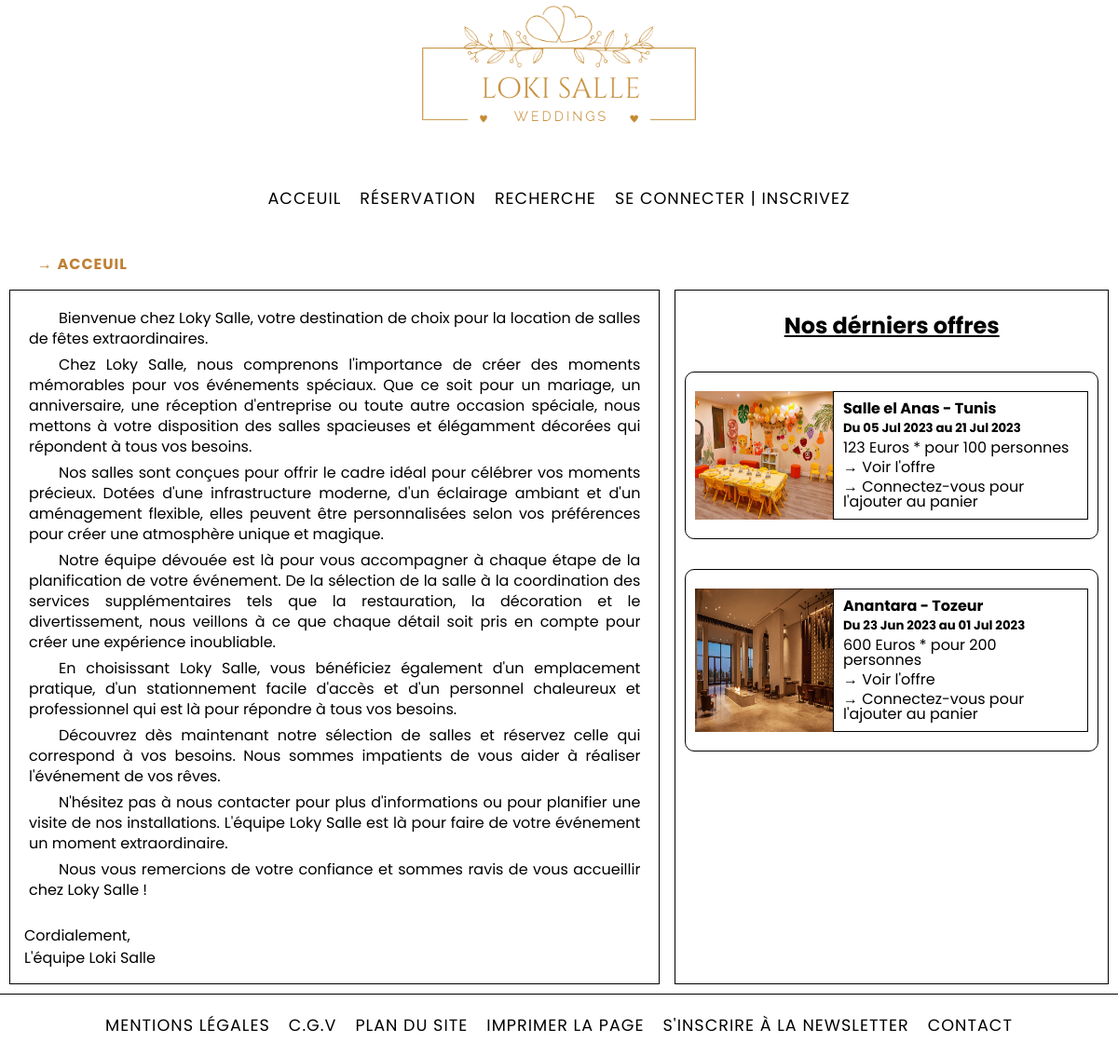
The page / on the database its author committed.
### tables this page shows
CREATE TABLE `produit` (
  `id_produit` int(5) NOT NULL,
  `date_arrive` date DEFAULT NULL,
  `date_depart` date DEFAULT NULL,
  `id_salle` int(5) DEFAULT NULL,
  `id_promo` int(2) DEFAULT NULL,
  `prix` int(5) DEFAULT NULL,
  `etat` int(1) DEFAULT NULL,
  `date_added` timestamp NOT NULL DEFAULT current_timestamp() ON UPDATE current_timestamp()
);

CREATE TABLE `salle` (
  `id_salle` int(5) NOT NULL,
  `titre` varchar(200) DEFAULT NULL,
  `description` text DEFAULT NULL,
  `adresse` text DEFAULT NULL,
  `pays` varchar(20) DEFAULT NULL,
  `ville` varchar(20) DEFAULT NULL,
  `photo` varchar(200) DEFAULT NULL,
  `capacite` int(3) DEFAULT NULL,
  `categorie` enum('fete','reunion','anniversaire') DEFAULT NULL,
  `date_added` timestamp NOT NULL DEFAULT current_timestamp() ON UPDATE current_timestamp()
);

### index.php (the view, shortened to what this page needs)
<?php
$breadcrumb = [['name' => '→ Acceuil', 'path' => '/index.php']];
require_once('./config/config.php');
?>
<?php
    include_once('pages/templates/header.php');
    $baseUrl = $_SESSION['baseUrl'];
?>
    <main class="content-container">
        <div class="content-area">
            <p class="content">
            <span>Bienvenue chez Loky Salle, votre destination de choix pour la location de salles de fêtes extraordinaires.</span>
            <span>Chez Loky Salle, nous comprenons l'importance de créer des moments mémorables pour vos événements spéciaux. Que ce soit pour un mariage, un anniversaire, une réception d'entreprise ou toute autre occasion spéciale, nous mettons à votre disposition des salles spacieuses et élégamment décorées qui répondent à tous vos besoins.</span>
            <span>Nos salles sont conçues pour offrir le cadre idéal pour célébrer vos moments précieux. Dotées d'une infrastructure moderne, d'un éclairage ambiant et d'un aménagement flexible, elles peuvent être personnalisées selon vos préférences pour créer une atmosphère unique et magique.</span>
            <span>Notre équipe dévouée est là pour vous accompagner à chaque étape de la planification de votre événement. De la sélection de la salle à la coordination des services supplémentaires tels que la restauration, la décoration et le divertissement, nous veillons à ce que chaque détail soit pris en compte pour créer une expérience inoubliable.</span>
            <span>En choisissant Loky Salle, vous bénéficiez également d'un emplacement pratique, d'un stationnement facile d'accès et d'un personnel chaleureux et professionnel qui est là pour répondre à tous vos besoins.</span>
            <span>Découvrez dès maintenant notre sélection de salles et réservez celle qui correspond à vos besoins. Nous sommes impatients de vous aider à réaliser l'événement de vos rêves.</span>
            <span>N'hésitez pas à nous contacter pour plus d'informations ou pour planifier une visite de nos installations. L'équipe Loky Salle est là pour faire de votre événement un moment extraordinaire.</span>
            <span>Nous vous remercions de votre confiance et sommes ravis de vous accueillir chez Loky Salle !</span>
            <br>
            Cordialement,<br>
            L'équipe Loki Salle
            </p>
        </div>
        <div class="of-sidebar">
            <h2 class="of-title">Nos dérniers offres</h2>
                <?php
                    $query = 'SELECT p.*, s.photo, s.titre, s.ville, s.capacite FROM produit p INNER JOIN salle s ON p.id_salle = s.id_salle WHERE p.etat = 0 ORDER BY date_added DESC';
                    $result = mysqli_query($link, $query);
                    if (mysqli_num_rows($result) > 0) {
                        for ($i = 0; $i < mysqli_num_rows($result); $i++) {
                            $row = mysqli_fetch_assoc($result);
                            echo '<div class="offreBox">';
                            echo '<img src="images/uploads/'.$row['photo'].'" class="offreBox-img" alt="">';
                            echo '<div class="offreBox-info">';
                            echo '<h4 class="of-titre">'.$row['titre'].' - <span>'.$row['ville'].'</span></h4>';
                            echo '<h5 class="of-date">Du '.date("d M Y",strtotime($row['date_arrive'])).' au '.date("d M Y",strtotime($row['date_depart'])).'</span></h5>';
                            echo '<p class="of-price">'.$row['prix'].' Euros * pour '.$row['capacite'].' personnes</p>';
                            echo '<a href="pages/reservation_details.php?id='.$row['id_produit'].'" class="of-link">→ Voir l\'offre</a>';
                            echo ($loggedIn ? '<a href="#" class="of-link" onclick="addToCart('.$row['id_produit'].')">→ Ajouter au Panier</a>' : '<a href="'.$baseUrl.'/pages/login.php" class="of-link">→ Connectez-vous pour l\'ajouter au panier') . '</a>';
                            echo '</div>';
                            echo '</div>';
                        }
                    } else {
                        echo '<p>Aucune offres trouvées</p>';
                    }
                ?>
            </div>
    </main>
<?php include_once('pages/templates/footer.php'); ?>

### pages/templates/header.php (shortened to what this page needs)
<?php
$loggedIn = isset($_SESSION['loggedIn']);
$baseUrl = 'http://localhost/lokisalle';
?>
<!DOCTYPE html>
<html lang="en">
<head>
    <link rel="stylesheet" href="<?php echo $baseUrl ?>/css/style.css">
<head>
<body>
    <div class="header-logo-box">
<img src="<?php echo $baseUrl ?>/images/ls-logo.png" class="header-logo" alt="Loki Salle">
    </div>
    <header class="ls-header">
        <div class="header-menu">
            <ul class="nav-list">
                <li class="nav-item"><a class="nav-link" href="<?php echo $baseUrl ?>/index.php">Acceuil</a></li>
                <li class="nav-item"><a class="nav-link" href="<?php echo $baseUrl ?>/pages/reservation.php">Réservation</a></li>
                <li class="nav-item"><a class="nav-link" href="<?php echo $baseUrl ?>/pages/recherche.php">Recherche</a></li>
                <?php
                    echo !$loggedIn
                    ? '<li class="nav-item"><a class="nav-link" href="' . $baseUrl . '/pages/login.php">Se connecter | Inscrivez</a></li>'
                    : '';
                ?>
            </ul>
        </div>
    </header>
    <div class="bc-container">
        <?php
            foreach ($breadcrumb as $index => $crumb) {
                echo '<a class="breadcrumb" href="' . $baseUrl . $crumb['path'] . '">' . $crumb['name'] . '</a>';
            }
        ?>
    </div>

### pages/templates/footer.php (shortened to what this page needs)
<footer class="ls-footer">
    <div class="footer-menu">
        <ul class="footer-list">
            <li class="footer-item"><a class="footer-link" href="<?php echo $baseUrl ?>/pages/mentions_legal.php">Mentions légales</a></li>
            <li class="footer-item"><a class="footer-link" href="<?php echo $baseUrl ?>/pages/cgv.php">C.G.V</a></li>
            <li class="footer-item"><a class="footer-link" href="<?php echo $baseUrl ?>/pages/plan-du-site.php">Plan du site</a></li>
            <li class="footer-item"><a class="footer-link" href="#" onclick="triggerPrint()">Imprimer la page</a></li>
            <li class="footer-item"><a class="footer-link" href="<?php echo $baseUrl ?>/pages/inscrit-newsletter.php">S'inscrire à la newsletter</a></li>
            <li class="footer-item"><a class="footer-link" href="<?php echo $baseUrl ?>/pages/contact.php">Contact</a></li>
        </ul>
    </div>
</footer>
</body>
</html>

### css/style.css (style rules this page uses)
* { margin: 0; padding: 0; box-sizing: border-box; }
html, body { font-family: 'Poppins', Helvetica, sans-serif; font-size: 1rem; overflow-x: hidden; }
body { display: flex; flex-direction: column; min-height: 100vh; }
.ls-header { display: flex; justify-content: center; align-items: center; padding: 10px 0; }
.ls-footer { display: flex; width: 100%; justify-content: center; flex-direction: row; position: static; margin-top: auto; flex: 0 0 50px; align-items: center; border-top: 1px solid black; }
.header-logo { width: 300px; }
.header-logo-box { text-align: center; }
.header-menu, .footer-menu { display:flex; justify-content: center; align-items: center; }
.nav-list, .footer-list { display:flex; list-style: none; margin: 20px 0; }
.nav-list .nav-item, .footer-list .footer-link { font-family: 'Poppins'; font-size: 1.1rem; padding: 10px 0; margin: 0 10px; }
.nav-list .nav-link, .footer-list .footer-link { text-decoration: none; color:black; letter-spacing: 1px; text-transform: uppercase; }
.bc-container { margin-left: 35px; width: 100vw; display:flex; flex-direction: row; }
.breadcrumb { font-size: 1rem; display:flex; font-weight: bold; color:#BF8034; letter-spacing: 1px; text-transform: uppercase; padding: 5px; text-decoration: none; }
.content-container { display:flex; gap: 1rem; padding: 10px; overflow: hidden; }
.content-container div { border: 1px solid black; }
.content-area { width: 60%; padding: 15px; }
.content span { display:block; padding: 2px 5px 2px 5px; line-height: 22px; margin-top: 2px; }
.content-area .content { font-size: 1rem; line-height: 1.5rem; text-align: justify; text-indent: 2rem; }
.of-sidebar { display: flex; flex-direction: column; gap: 2rem; width: 40%; padding: 20px 10px; text-align: center; }
.of-sidebar .of-title { text-decoration: underline; }
.offreBox { border: 2px solid black; border-radius: 10px; display: flex; flex-direction: row; padding: 20px 10px; justify-content: space-around; }
.offreBox-img { width: 35%; }
.offreBox-info { padding: 10px 10px 10px 10px; text-align: left; display: flex; flex-direction: column; font-size: 1rem; line-height: 1rem; }
.offreBox-info a, p { text-decoration: none; color: black; }
.offreBox-info p { margin-bottom: 5px; }
.offreBox-info a:first-of-type { margin-bottom: 5px; }
.of-date { margin: 5px 0; }
.resOffre-info a, p { text-decoration: none; color: black; }
.res-details-info a, p { text-decoration: none; color: black; }

### rows shown on the page
produit: id_salle.photo (picture), id_salle.titre "Salle el Anas", id_salle.ville "Tunis", date_arrive "05 Jul 2023", date_depart "21 Jul 2023", prix "123", id_salle.capacite "100"
produit: id_salle.photo (picture), id_salle.titre "Anantara", id_salle.ville "Tozeur", date_arrive "23 Jun 2023", date_depart "01 Jul 2023", prix "600", id_salle.capacite "200"

### other values the page prints
$crumb['name'] "→ ACCEUIL"
